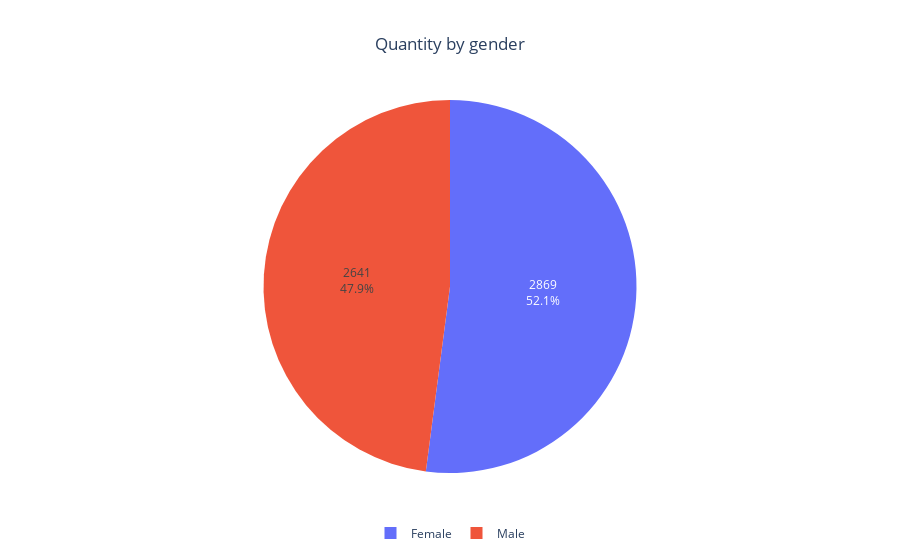

The cell this chart's notebook holds for it:
### Code cell
fig_gender_quantity = px.pie(gender_quantity,names=gender_quantity.index,values='Quantity',title='Quantity by gender')
fig_gender_quantity.update_traces(textinfo='percent+value')
fig_gender_quantity.update_layout(title_x=0.5,legend=dict(orientation='h',yanchor='bottom',y=-0.2,xanchor='center',x=0.5))
fig_gender_quantity

### Figure 1 — Plotly figure (JSON) as saved in the notebook; plotly's stock layout.template omitted (floating-point values rounded to 4 significant figures)
{"data": [{"domain": {"x": [0, 1], "y": [0, 1]}, "hovertemplate": "Gender=%{label}<br>Quantity=%{value}<extra></extra>", "labels": ["Female", "Male"], "legendgroup": "", "name": "", "showlegend": true, "textinfo": "percent+value", "type": "pie", "values": [2869, 2641]}], "layout": {"legend": {"orientation": "h", "tracegroupgap": 0, "x": 0.5, "xanchor": "center", "y": -0.2, "yanchor": "bottom"}, "title": {"text": "Quantity by gender", "x": 0.5}}}
